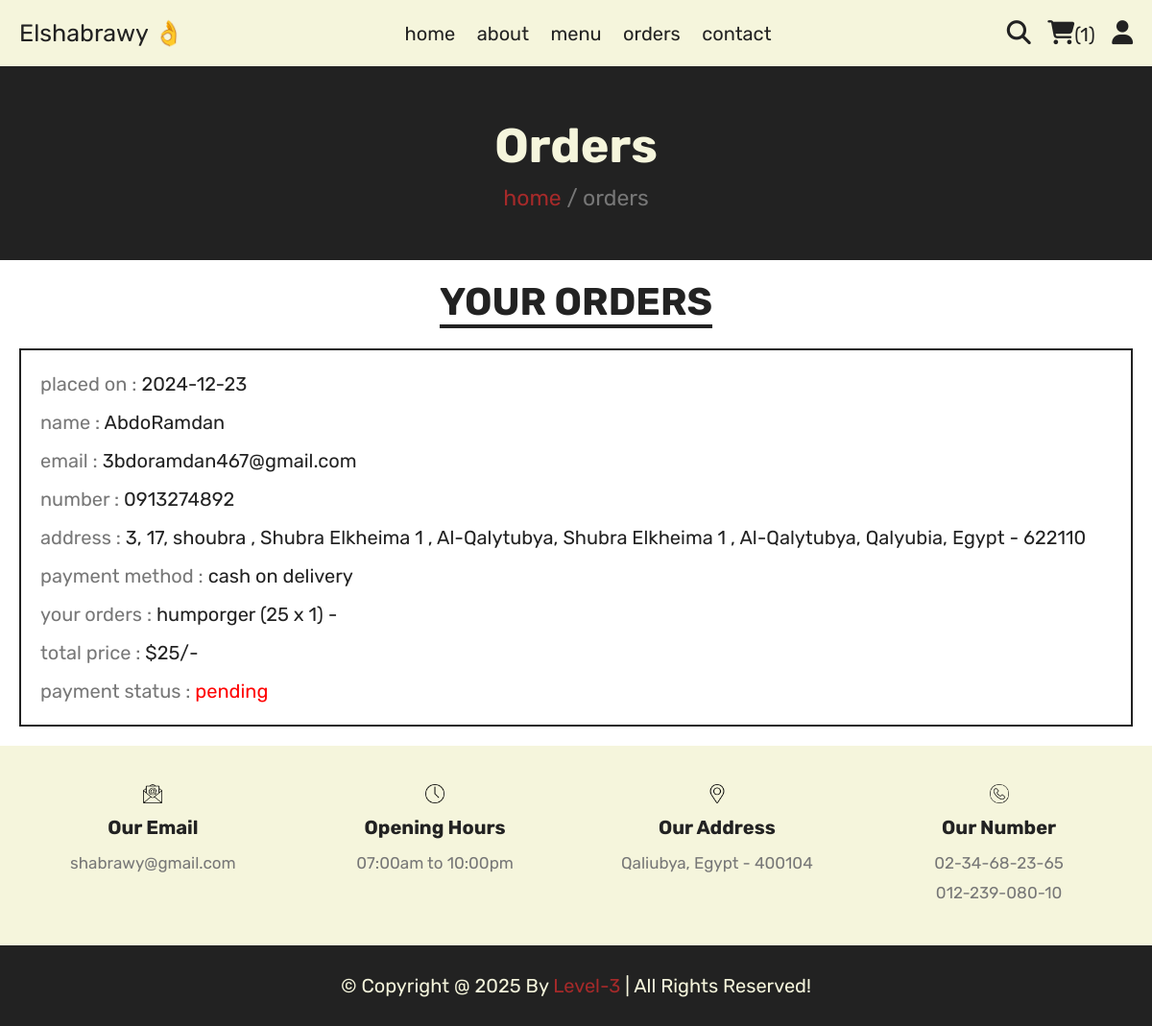
Page /orders.php (signed in) on the committed database.
### tables this page shows
CREATE TABLE `orders` (
  `id` int(11) NOT NULL,
  `user_id` int(11) NOT NULL,
  `name` varchar(20) NOT NULL,
  `number` varchar(10) NOT NULL,
  `email` varchar(50) NOT NULL,
  `method` varchar(50) NOT NULL,
  `address` varchar(500) NOT NULL,
  `total_products` varchar(1000) NOT NULL,
  `total_price` int(11) NOT NULL,
  `placed_on` date NOT NULL DEFAULT curdate(),
  `payment_status` varchar(20) NOT NULL DEFAULT 'pending'
);

### orders.php (the view, shortened to what this page needs)
<?php
include 'components/connect.php';
if(isset($_SESSION['user_id'])){
   $user_id = $_SESSION['user_id'];
}else{
   $user_id = '';
   header('location:home.php');
};
?>
<!DOCTYPE html>
<html lang="en">
<head>
   <link rel="stylesheet" href="https://cdnjs.cloudflare.com/ajax/libs/font-awesome/6.1.1/css/all.min.css">
   <link rel="stylesheet" href="css/style.css">
</head>
<body>
<?php include 'components/user_header.php'; ?>
<div class="heading">
   <h3>orders</h3>
   <p><a href="html.php">home</a> <span> / orders</span></p>
</div>
<section class="orders">
   <h1 class="title">your orders</h1>
   <div class="box-container">
   <?php
if($user_id == ''){
   echo '<p class="empty">please login to see your orders</p>';
} else {
   $query = "SELECT * FROM `orders` WHERE user_id = '$user_id'";
   $result = mysqli_query($conn, $query);
   if(mysqli_num_rows($result) > 0){
      while($fetch_orders = mysqli_fetch_assoc($result)){
?>
   <div class="box">
      <p>placed on : <span><?= $fetch_orders['placed_on']; ?></span></p>
      <p>name : <span><?= $fetch_orders['name']; ?></span></p>
      <p>email : <span><?= $fetch_orders['email']; ?></span></p>
      <p>number : <span><?= $fetch_orders['number']; ?></span></p>
      <p>address : <span><?= $fetch_orders['address']; ?></span></p>
      <p>payment method : <span><?= $fetch_orders['method']; ?></span></p>
      <p>your orders : <span><?= $fetch_orders['total_products']; ?></span></p>
      <p>total price : <span>$<?= $fetch_orders['total_price']; ?>/-</span></p>
      <p> payment status : <span style="color:<?php if($fetch_orders['payment_status'] == 'pending'){ echo 'red'; }else{ echo 'green'; }; ?>"><?= $fetch_orders['payment_status']; ?></span> </p>
   </div>
   <?php
      }
      }else{
         echo '<p class="empty">no orders placed yet!</p>';
      }
      }
   ?>
   </div>
</section>
<?php include 'components/footer.php'; ?>
</body>
</html>

### css/style.css (style rules this page uses)
:root { --brown: brown; --red: #e74c3c; --beige: beige; --black: #222; --light-color: #777; --border: 0.2rem solid var(--black); }
* { font-family: "Rubik", sans-serif; margin: 0; padding: 0; box-sizing: border-box; text-decoration: none; border: none; outline: none; }
html { font-size: 62.5%; overflow-x: hidden; scroll-behavior: smooth; stop-opacity: 7rem; }
section { margin: 0 auto; max-width: 1200px; padding: 2rem; }
.title { text-align: center; margin-bottom: 2.5rem; font-size: 4rem; color: var(--black); text-transform: uppercase; text-decoration: underline; text-underline-offset: 1rem; }
.heading { display: flex; align-items: center; justify-content: center; gap: 1rem; flex-flow: column; background-color: var(--black); min-height: 20rem; }
.heading h3 { font-size: 5rem; color: var(--beige); text-transform: capitalize; }
.heading p { font-size: 2.3rem; color: var(--light-color); }
.heading p a { color: var(--brown); }
.orders .box-container { display: flex; flex-wrap: wrap; gap: 1.5rem; align-items: flex-start; }
.orders .box-container .box { padding: 1rem 2rem; border: var(--border); flex: 1 1 40rem; }
.orders .box-container .box p { line-height: 1.5; margin: 1rem 0; font-size: 2rem; color: var(--light-color); }
.orders .box-container .box p span { color: var(--black); }

### rows in the picture
orders: placed_on "2024-12-23", name "AbdoRamdan", email "3bdoramdan467@gmail.com", number "0913274892", address "3, 17, shoubra , Shubra Elkheima 1 , Al-Qalytubya, Shubra Elkheima 1 , Al-Qalytubya, Qalyubia, Egypt - 622110", method "cash on delivery", total_products "humporger (25 x 1) -", total_price "25", payment_status "pending"

### other values in the picture
$total_cart_items "1"
